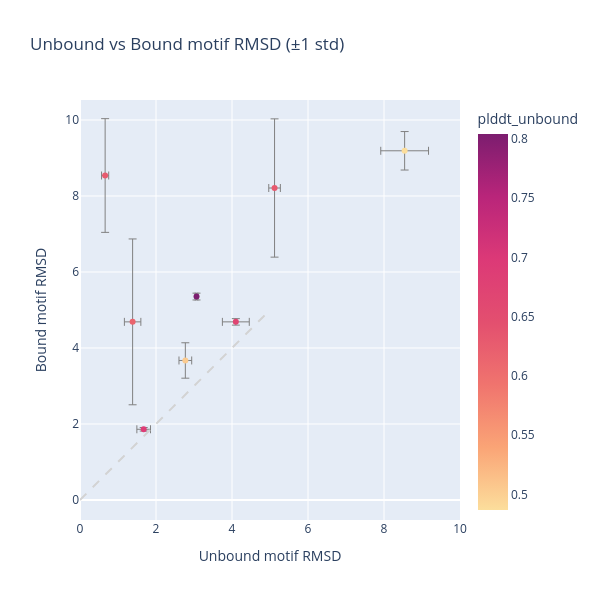

Notebook code for this chart:
### Code cell
import plotly.express as px

fig = px.scatter(
    pivot,
    x="motifRMSD_mean_unbound",
    y="motifRMSD_mean_bound",
    error_x="motifRMSD_std_unbound",
    error_y="motifRMSD_std_bound",
    color="plddt_unbound",
    hover_name="design",
    labels={
        "motifRMSD_mean_unbound": "Unbound motif RMSD",
        "motifRMSD_mean_bound": "Bound motif RMSD"
    },
    title="Unbound vs Bound motif RMSD (±1 std)",
    color_continuous_scale="sunsetdark"
)

fig.add_shape(type="line", x0=0, y0=0, x1=5, y1=5,
              line=dict(color="lightgray", dash="dash"))
fig.update_layout(
    xaxis=dict(range=[0,10]),
    yaxis=dict(range=[0,10], scaleanchor="x"),
    width=600, height=600,
    # plot_bgcolor="white",
    # paper_bgcolor="white"   
)
fig.update_traces(
    error_x=dict(color="gray", thickness=1.0),
    error_y=dict(color="gray", thickness=1.0)
)
fig.show()

### Figure 1 — Plotly figure (JSON) as saved in the notebook; plotly's stock layout.template omitted (floating-point values rounded to 4 significant figures)
{"data": [{"error_x": {"array": [0.1527, 0.1673, 0.09391, 0.2165, 0.1797, 0.03542, 0.6285, 0.3538], "color": "gray", "thickness": 1}, "error_y": {"array": [1.819, 0.4659, 1.496, 2.182, 0.0467, 0.08979, 0.5062, 0.08533], "color": "gray", "thickness": 1}, "hovertemplate": "<b>%{hovertext}</b><br><br>Unbound motif RMSD=%{x}<br>Bound motif RMSD=%{y}<br>plddt_unbound=%{marker.color}<extra></extra>", "hovertext": ["design0", "design1", "design2", "design3", "design4", "design5", "design6", "design7"], "legendgroup": "", "marker": {"color": [0.6311, 0.504, 0.6287, 0.6151, 0.6898, 0.8043, 0.4868, 0.6686], "coloraxis": "coloraxis", "symbol": "circle"}, "mode": "markers", "name": "", "orientation": "v", "showlegend": false, "type": "scatter", "x": [5.12, 2.772, 0.6612, 1.385, 1.676, 3.066, 8.543, 4.101], "xaxis": "x", "y": [8.211, 3.672, 8.539, 4.688, 1.861, 5.354, 9.19, 4.688], "yaxis": "y"}], "layout": {"coloraxis": {"colorbar": {"title": {"text": "plddt_unbound"}}, "colorscale": [[0, "rgb(252, 222, 156)"], [0.1667, "rgb(250, 164, 118)"], [0.3333, "rgb(240, 116, 110)"], [0.5, "rgb(227, 79, 111)"], [0.6667, "rgb(220, 57, 119)"], [0.8333, "rgb(185, 37, 122)"], [1, "rgb(124, 29, 111)"]]}, "height": 600, "legend": {"tracegroupgap": 0}, "shapes": [{"line": {"color": "lightgray", "dash": "dash"}, "type": "line", "x0": 0, "x1": 5, "y0": 0, "y1": 5}], "title": {"text": "Unbound vs Bound motif RMSD (±1 std)"}, "width": 600, "xaxis": {"anchor": "y", "domain": [0, 1], "range": [0, 10], "title": {"text": "Unbound motif RMSD"}}, "yaxis": {"anchor": "x", "domain": [0, 1], "range": [0, 10], "scaleanchor": "x", "title": {"text": "Bound motif RMSD"}}}}
